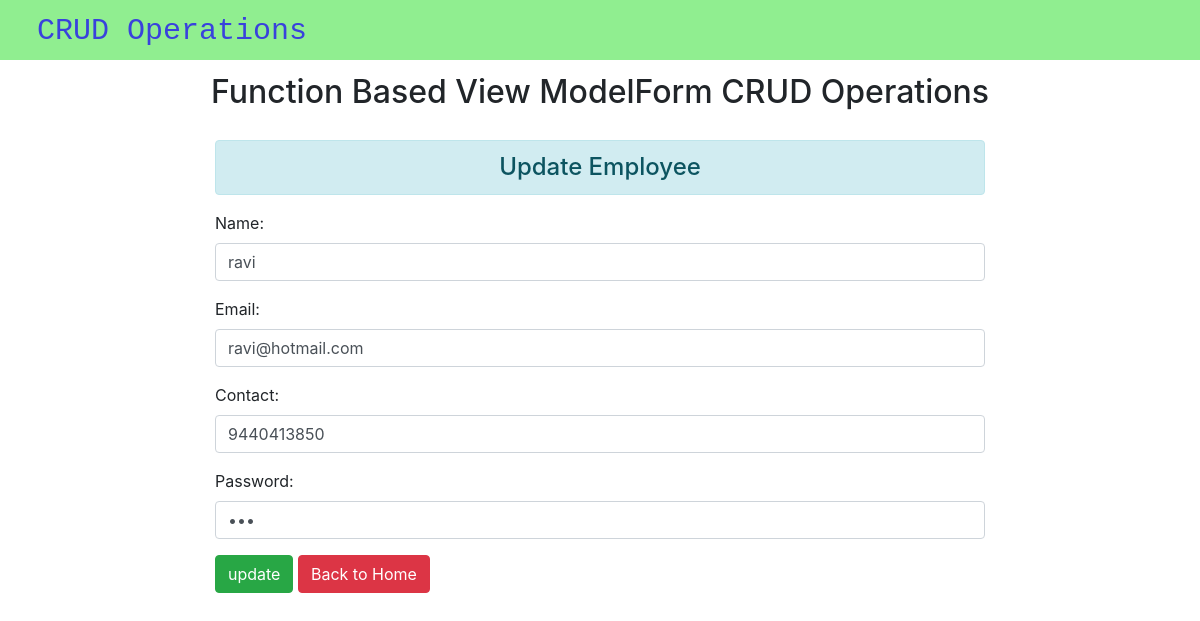
The app's page /update/13/ with its own data.
### app/models.py (models this page shows)
class EmployeeModel(models.Model):
    name = models.CharField(max_length=50)
    email = models.EmailField(max_length=50,unique=True)
    contact = models.IntegerField(unique=True)
    password = models.CharField(max_length=30)

### app/views.py (the view)
# urls.py: path('update/<int:id>/',views.update,name='update'),
def update(request,id):
    if request.method == 'POST':
        up = EmployeeModel.objects.get(pk=id)
        fo = Employee(request.POST,instance=up)
        if fo.is_valid():
            fo.save()
    else:
        up = EmployeeModel.objects.get(pk=id)
        fo = Employee(instance=up)
    return render(request,'update.html',{'form':fo})

### app/forms.py
class Employee(forms.ModelForm):
    class Meta:
        model= EmployeeModel
        fields = "__all__"
        widgets = {
            'name': forms.TextInput(attrs={'class':'form-control'}),
            'email': forms.EmailInput(attrs={'class':'form-control'}),
            'contact': forms.NumberInput(attrs={'class':'form-control'}),
            'password': forms.PasswordInput(render_value=True,attrs={'class':'form-control'}),
        }

### templates/update.html (shortened to what this page needs)
{% extends 'common.html' %}
 {% block balu %}
     <div class="row">
     <div class="col-sm-8 offset-2">
          <h4 class="text-center alert alert-info">Update Employee </h4>
     <form action="" method="post">
     {{ form.as_p }}
     <input type="submit" class="btn btn-success" value="update">
     <a href="{% url 'show' %}" class="btn btn-danger">Back to Home</a>
     </form>
     </div>
     </div>
 {% endblock %}

### records on screen
EmployeeModel: name "ravi", email "ravi@hotmail.com", contact "9440413850"
